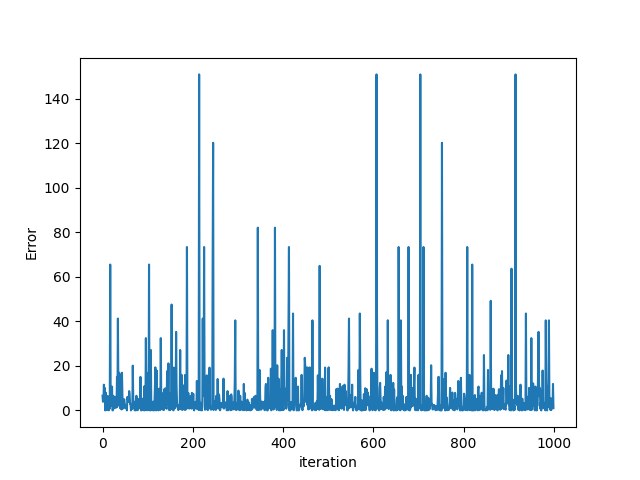

Source code (Python):
import pandas
import numpy
import matplotlib.pyplot as plt
from math import sqrt
import random as rd

def expected_value(features_matrix, final_mat):
	exp_value = numpy.dot(features_matrix, final_mat)
	return exp_value

def feature_derivative(errors, feature):
	derivative = (errors*feature)
	return derivative


def stochasticGDA(features_matrix, output, alpha, epsilon, max_iter):
	converge = False
	weights = numpy.ones(len(features_matrix[0]))
	weights[0], weights[1], weights[3] = 57500, 12900, 15700
	m = features_matrix.shape[0]
	itr = 0

	J = ((expected_value(features_matrix, weights) - output)**2).sum()
	arr = []
	while not converge:
		k = rd.randint(0, (m-1))
		prediction = expected_value(features_matrix[k], weights)
		errors = prediction - output[k]

		grad = numpy.zeros(len(weights))

		for i in range(len(weights)):
			derivative = feature_derivative(errors, features_matrix[k, i])
			grad[i] = (1.0/m)*derivative

		temp = numpy.zeros(len(weights))

		for i in range(len(weights)):
			temp[i] = weights[i] - alpha*grad[i]

		for i in range(len(weights)):
			weights[i] = temp[i]

		e = ((expected_value(features_matrix[k], weights) - output[k])**2)
		arr.append(e)
		if abs(J-e) <= epsilon:
			print("Converged, iteration :", itr)
			converge = True

		J = e
		itr += 1
		#print(J)

		if itr == max_iter:
			print("Max limit exceeded !")
			converge = True
	vec = numpy.array(arr)
	return(weights, vec)

def get_np_data(data_frame, features, output):
	data_frame['constant'] = 1 #adding a constant column
	features = ['constant'] + features #adding constant feature
	#selecting the columns related to features
	df_features = data_frame[features]
	#converting it to numpy matrix
	features_matrix = df_features.to_numpy()
	#now the output
	out = data_frame[output]
	out_arr = out.to_numpy()
	return (features_matrix, out_arr)


def scaling(features_matrix):
	m = features_matrix.shape[0]
	for i in range(len(features_matrix[0])) :
		if i == 0:
			continue
		feature = features_matrix[:, i]
		avg = feature.mean()
		vari = sqrt((1/m)*((feature - avg)**2).sum())
		features_matrix[:, i] = (feature - avg)/vari

	return features_matrix

df = pandas.read_csv("Housing_Price_Data.csv")
train, test = df[:round(len(df)*0.7)], df[round(len(df)*0.7):]

#modeling data
features_matrix, output = get_np_data(train, ['lotsize', 'bedrooms', 'bathrms'], 'price')
alpha = 5e-5
epsilon = 1e-12
max_iter = 2e6

# features scaling
print("After Scaling")
features_matrix = scaling(features_matrix)

# predictor
print("Stochastic ! Hence results may vary")
weights, vec = stochasticGDA(features_matrix, output, alpha, epsilon, max_iter)
print("weights :", weights)

#prediction on testing data
test_features, test_output = get_np_data(test, ['lotsize', 'bedrooms', 'bathrms'], 'price')
test_features = scaling(test_features) #scaling
exp_output = expected_value(test_features, weights)
rss = ((test_output - exp_output)**2).sum()
print("RSS error(inverse of accuracy) :", round(rss))

#plotting
plt.plot(range(1000), (vec[len(vec)-1000:]/vec[len(vec)-1]), '-')
plt.xlabel('iteration')
plt.ylabel('Error')
plt.show()
